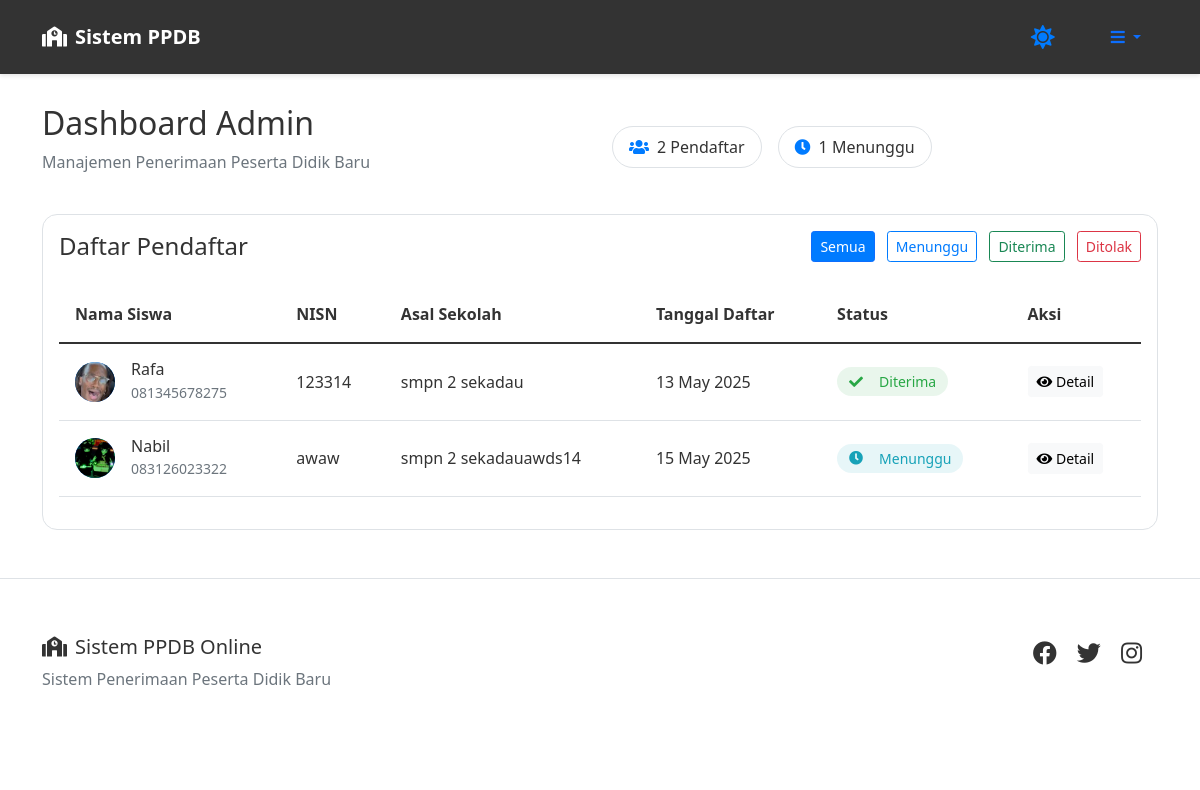
/dashboard (signed in), run on an earlier commit of the app's database.
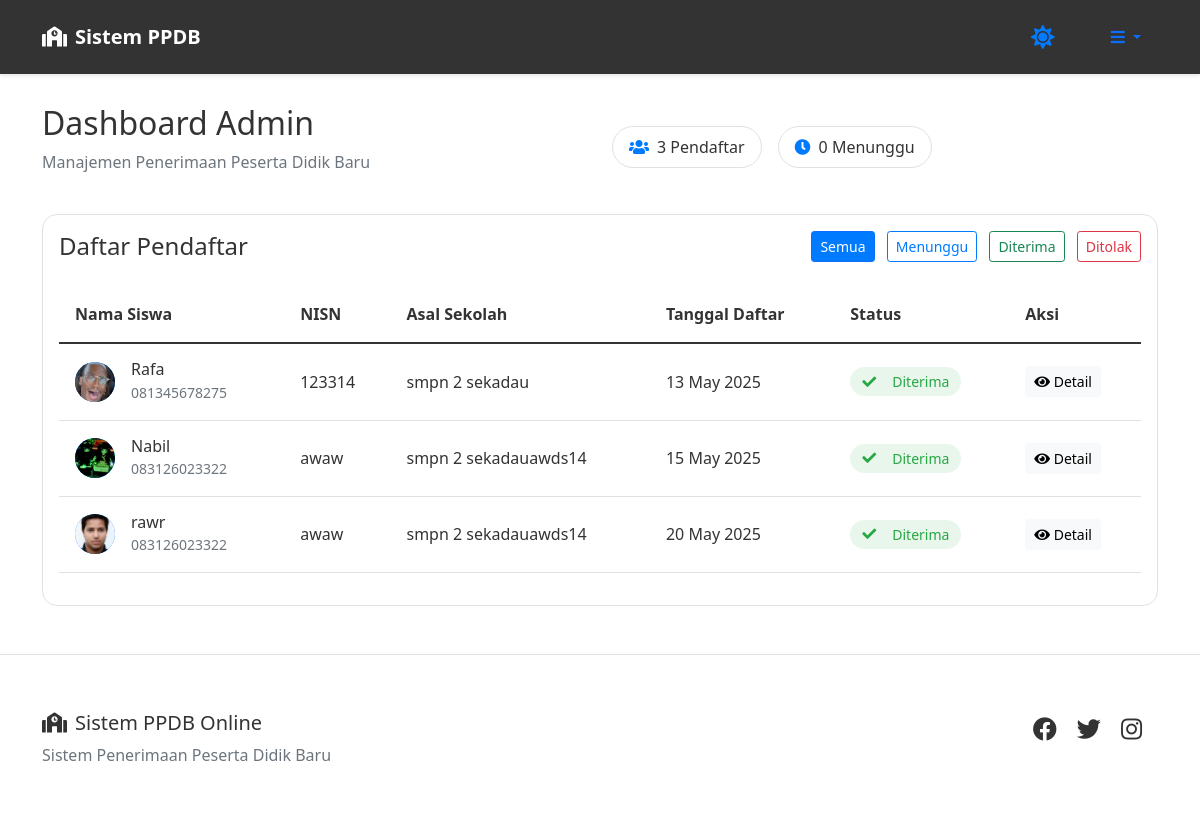
And on a later commit of the database.
### app/models.py (models this page shows, shortened)
class Form(db.Model):
    id = db.Column(db.Integer, primary_key=True)
    user_id = db.Column(db.Integer, db.ForeignKey('user.id'), nullable=False)
    form_data = db.Column(db.Text, nullable=False)
    status = db.Column(db.String(20), default='pending')
    timestamp = db.Column(db.DateTime, default=datetime.utcnow)
    akta_kelahiran = db.Column(db.String(255))
    kartu_keluarga = db.Column(db.String(255))
    ijazah_smp = db.Column(db.String(255))
    foto_siswa = db.Column(db.String(255))
    ktp_ortu = db.Column(db.String(255))
    nisn_doc = db.Column(db.String(255))
    nilai_rapor = db.Column(db.String(255))
    sertifikat_prestasi = db.Column(db.String(255))
    gender = db.Column(db.String(10))
    jurusan = db.Column(db.String(20))
    payment_proof = db.Column(db.String(255))  # Untuk menyimpan bukti pembayaran
    payment_status = db.Column(db.String(20), default='unpaid')  # unpaid/paid/confirmed
    @property
    def parsed_form_data(self):
        try:
            if isinstance(self.form_data, str):
                return json.loads(self.form_data)
            return self.form_data
        except:
            return {}

class User(UserMixin, db.Model):
    id = db.Column(db.Integer, primary_key=True)
    username = db.Column(db.String(80), unique=True, nullable=False)
    password = db.Column(db.String(120), nullable=False)
    name = db.Column(db.String(100), nullable=False)
    role = db.Column(db.String(10), default='user')
    forms = db.relationship('Form', backref='user', lazy=True)

### app/routes/main.py (the view, shortened to what this page needs)
@main.route('/dashboard')
@login_required
def dashboard():
    if current_user.role == 'admin':
        forms = Form.query.all()
        return render_template('dashboard_admin.html', forms=forms)

### app/__init__.py (called while the page is built)
def create_app():
    app = Flask(__name__)
    app.config.from_object('config.Config')
    db.init_app(app)
    login_manager.init_app(app)
    migrate.init_app(app, db)
    @app.template_filter('json_loads')
    def json_loads_filter(value):
        return json.loads(value)
    @app.template_filter('parse_json')
    def parse_json(value):
        try:
            return json.loads(value)
        except:
            return {}
    login_manager.login_view = 'auth.login'
    login_manager.login_message_category = 'info'
    @login_manager.user_loader
    def load_user(user_id):
        from .models import User
        return User.query.get(int(user_id))
    from .routes.auth import auth
    from .routes.main import main
    app.register_blueprint(auth)
    app.register_blueprint(main)
    from .cli import create_admin
    app.cli.add_command(create_admin)
    return app

### app/templates/dashboard_admin.html (shortened to what this page needs)
{% extends "base.html" %}
{% block content %}
<div class="dashboard-container">
    <div class="dashboard-header mb-4">
        <div class="row align-items-center">
            <div class="col-md-6">
                <h2 class="welcome-text">Dashboard Admin</h2>
                <p class="text-muted">Manajemen Penerimaan Peserta Didik Baru</p>
            </div>
            <div class="col-md-6 text-md-end">
                <div class="stats-pills">
                    <div class="stat-item">
                        <i class="fas fa-users"></i>
                        <span>{{ forms|length }} Pendaftar</span>
                    </div>
                    <div class="stat-item">
                        <i class="fas fa-clock"></i>
                        <span>{{ forms|selectattr('status', 'equalto', 'pending')|list|length }} Menunggu</span>
                    </div>
                </div>
            </div>
        </div>
    </div>
    <div class="row">
        <div class="col-12">
            <div class="card admin-card">
                <div class="card-body">
                    <div class="d-flex justify-content-between align-items-center mb-4">
                        <h4 class="card-title mb-0">Daftar Pendaftar</h4>
                        <div class="filter-options">
                            <button class="btn btn-outline-primary btn-sm active" data-filter="all">
                                Semua
                            </button>
                            <button class="btn btn-outline-primary btn-sm" data-filter="pending">
                                Menunggu
                            </button>
                            <button class="btn btn-outline-success btn-sm" data-filter="accepted">
                                Diterima
                            </button>
                            <button class="btn btn-outline-danger btn-sm" data-filter="rejected">
                                Ditolak
                            </button>
                        </div>
                    </div>
                    <div class="table-responsive">
                        <table class="table table-hover admin-table">
                            <thead>
                                <tr>
                                    <th>Nama Siswa</th>
                                    <th>NISN</th>
                                    <th>Asal Sekolah</th>
                                    <th>Tanggal Daftar</th>
                                    <th>Status</th>
                                    <th>Aksi</th>
                                </tr>
                            </thead>
                            <tbody>
                                {% for form in forms %}
                                <tr class="application-row" data-status="{{ form.status }}">
                                    <td>
                                        <div class="d-flex align-items-center">
                                            <div class="student-avatar">
                                                {% if form.foto_siswa %}
                                                    <img src="{{ url_for('static', filename='uploads/' + form.foto_siswa) }}"
                                                         alt="Foto {{ form.user.name }}">
                                                {% else %}
                                                    <i class="fas fa-user"></i>
                                                {% endif %}
                                            </div>
                                            <div class="ms-3">
                                                <h6 class="mb-0">{{ form.user.name }}</h6>
                                                <small class="text-muted">{{ form.parsed_form_data.get('phone', '-') }}</small>
                                            </div>
                                        </div>
                                    </td>
                                    <td>{{ form.parsed_form_data.get('nisn', '-') }}</td>
                                    <td>{{ form.parsed_form_data.get('previous_school', '-') }}</td>
                                    <td>{{ form.timestamp.strftime('%d %b %Y') }}</td>
                                    <td>
                                        <span class="status-badge {{ form.status }}">
                                            <i class="fas fa-{{ 'check' if form.status == 'accepted' else 'times' if form.status == 'rejected' else 'clock' }}"></i>
                                            {{ 'Diterima' if form.status == 'accepted' else 'Ditolak' if form.status == 'rejected' else 'Menunggu' }}
                                        </span>
                                    </td>
                                    <td>
                                        <button type="button" class="btn btn-light btn-sm" data-bs-toggle="modal" data-bs-target="#detailModal{{ form.id }}">
                                            <i class="fas fa-eye"></i> Detail
                                        </button>
                                    </td>
                                </tr>
                                {% endfor %}
                            </tbody>
                        </table>
                    </div>
                </div>
            </div>
        </div>
    </div>
</div>
{% endblock %}

### app/templates/base.html (shortened to what this page needs)
<!DOCTYPE html>
<html lang="id" data-theme="light">
<head>
    <link href="https://cdn.jsdelivr.net/npm/bootstrap@5.1.3/dist/css/bootstrap.min.css" rel="stylesheet">
    <link rel="stylesheet" href="https://cdnjs.cloudflare.com/ajax/libs/font-awesome/5.15.4/css/all.min.css">
    <link rel="stylesheet" href="{{ url_for('static', filename='css/style.css') }}">
    <link rel="stylesheet" href="https://cdnjs.cloudflare.com/ajax/libs/bootstrap-datepicker/1.9.0/css/bootstrap-datepicker.min.css">
</head>
<body>
    <div class="toast-container position-fixed top-0 end-0 p-3">
    </div>
<nav class="navbar navbar-expand-lg navbar-dark fixed-top">
    <div class="container">
        <a class="navbar-brand d-flex align-items-center" href="{{ url_for('main.index') }}">
            <i class="fas fa-school me-2"></i>
            <span>Sistem PPDB</span>
        </a>
        <div class="d-flex align-items-center">
            <div class="theme-switch-wrapper me-3">
                <label class="theme-switch" for="theme-toggle">
                    <span class="theme-icon">
                        <i class="fas fa-sun light-icon"></i>
                    </span>
                </label>
            </div>
            {% if current_user.is_authenticated %}
                <div class="dropdown">
                    <button class="btn btn-link nav-link dropdown-toggle" type="button" id="userMenu" data-bs-toggle="dropdown" aria-expanded="false">
                        <i class="fas fa-bars"></i>
                    </button>
                </div>
            {% endif %}
        </div>
    </div>
</nav>
    <main class="main-content">
        <div class="container mt-5 pt-4">
            {% block content %}{% endblock %}
        </div>
    </main>
    <footer class="footer mt-5">
        <div class="container">
            <div class="row py-4">
                <div class="col-md-6">
                    <h5><i class="fas fa-school me-2"></i>Sistem PPDB Online</h5>
                    <p class="text-muted">Sistem Penerimaan Peserta Didik Baru</p>
                </div>
                <div class="col-md-6 text-md-end">
                    <div class="social-links">
                        <a href="#" class="me-3"><i class="fab fa-facebook"></i></a>
                        <a href="#" class="me-3"><i class="fab fa-twitter"></i></a>
                        <a href="#" class="me-3"><i class="fab fa-instagram"></i></a>
                    </div>
                </div>
            </div>
        </div>
    </footer>
</body>
</html>

### app/static/css/style.css (style rules this page uses)
:root[data-theme="light"] { --bg-primary: #ffffff; --text-primary: #333333; --card-bg: #ffffff; --nav-bg: #333333; --step-bg: #f8f9fa; --border-color: #dee2e6; --input-bg: #ffffff; --modal-bg: #ffffff; --table-hover: rgba(0, 0, 0, 0.075); --btn-text: #ffffff; --link-color: #007bff; --badge-bg: #6c757d; --alert-bg: rgba(255, 255, 255, 0.9); }
body { background-color: var(--bg-primary); color: var(--text-primary); transition: all 0.3s ease; }
.card { background-color: var(--card-bg); border-color: var(--border-color); color: var(--text-primary); }
.table { color: var(--text-primary); }
.btn-outline-primary { border-color: var(--link-color); color: var(--link-color); }
a { color: var(--link-color); }
.navbar { background-color: var(--nav-bg) !important; box-shadow: 0 2px 4px rgba(0,0,0,0.1); padding: 1rem 0; }
.navbar-brand { font-weight: 600; font-size: 1.25rem; }
.footer { background-color: var(--card-bg); border-top: 1px solid var(--border-color); padding: 2rem 0; margin-top: 4rem; }
.social-links a { color: var(--text-primary); font-size: 1.5rem; transition: color 0.3s ease; }
.main-content { padding-top: 2rem; }
.theme-switch { position: relative; display: inline-block; width: 60px; height: 34px; margin: 0 15px; }
.theme-switch-wrapper { display: flex; align-items: center; margin: 0 10px; }
.theme-switch { position: relative; display: inline-block; width: 40px; height: 40px; cursor: pointer; }
.theme-icon { position: absolute; top: 0; left: 0; right: 0; bottom: 0; display: flex; align-items: center; justify-content: center; font-size: 1.5rem; color: var(--link-color); transition: transform 0.3s ease; }
.theme-icon i { position: absolute; transition: opacity 0.3s ease, transform 0.3s ease; }
.light-icon { opacity: 1; transform: rotate(0); }
* { transition: background-color 0.3s ease, color 0.3s ease, border-color 0.3s ease, box-shadow 0.3s ease; }
.status-badge { display: inline-flex; align-items: center; padding: 0.5rem 1rem; border-radius: 6px; font-weight: 500; }
.status-badge i { margin-right: 0.5rem; }
.status-badge.accepted { background-color: rgba(40, 167, 69, 0.1); color: #28a745; }
.stats-pills { display: flex; gap: 1rem; }
.stat-item { background: var(--card-bg); padding: 0.5rem 1rem; border-radius: 50px; display: flex; align-items: center; gap: 0.5rem; border: 1px solid var(--border-color); }
.stat-item i { color: var(--link-color); }
.admin-card { border-radius: 15px; overflow: hidden; }
.admin-table th { font-weight: 600; border-top: none; padding: 1rem; }
.admin-table td { padding: 1rem; vertical-align: middle; }
.student-avatar { width: 40px; height: 40px; border-radius: 50%; overflow: hidden; background: var(--link-color); display: flex; align-items: center; justify-content: center; color: white; }
.student-avatar img { width: 100%; height: 100%; object-fit: cover; }
.status-badge { display: inline-flex; align-items: center; gap: 0.5rem; padding: 0.25rem 0.75rem; border-radius: 50px; font-size: 0.875rem; }
.status-badge.accepted { background: rgba(40, 167, 69, 0.1); color: #28a745; }
.filter-options .btn { margin-left: 0.5rem; }
.filter-options .btn.active { background-color: var(--link-color); color: white; }

What changed in the data, as far as the page shows it:
changed Form "15 May 2025": status "Menunggu" → "Diterima"
added Form: foto_siswa (picture), user.name "rawr", parsed_form_data.get "083126023322", parsed_form_data.get "awaw", parsed_form_data.get "smpn 2 sekadauawds14", timestamp "20 May 2025", status "Diterima"
Also different on the page:
text no longer shown: "2 1"
text now shown: "3 0"
